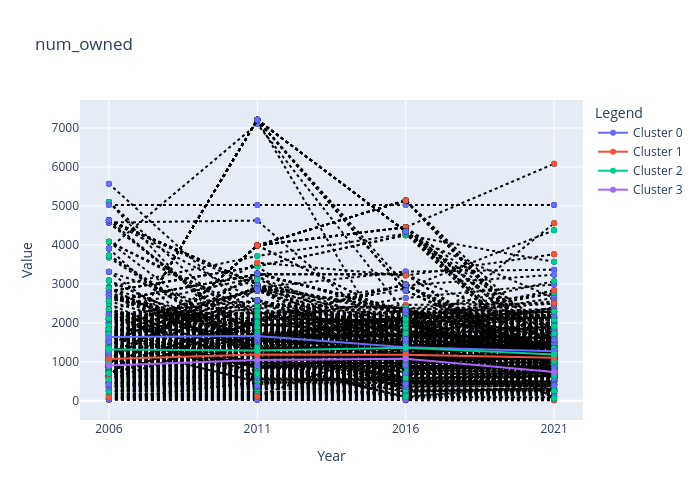
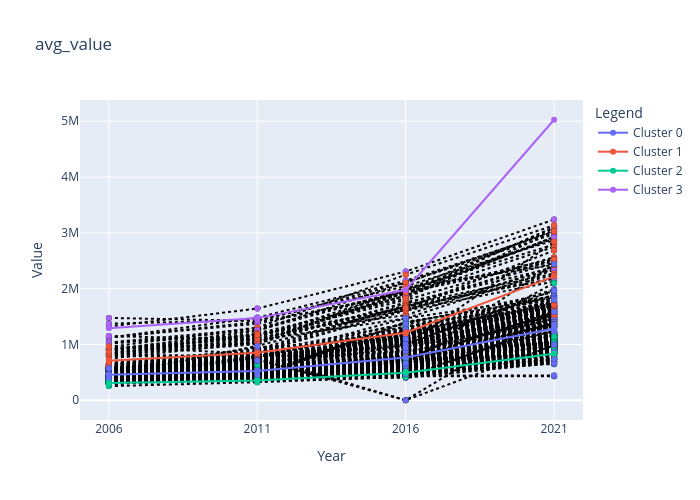
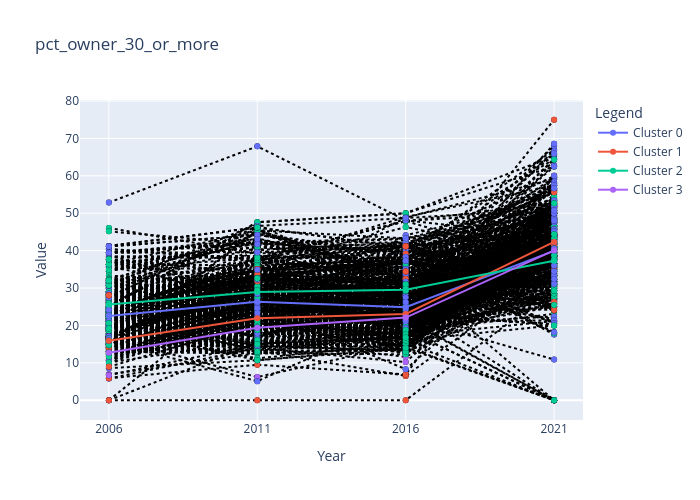

The cell these charts' notebook holds for them, in order:
### Code cell
figs = pc2.plot_clusters_scatter(
    tsc=tsc,
    network_table=network_table,
    label_dict=label_dict,
    arr=arr,
    dynamic_paths_only = True,
)

for fig in figs:
    fig.show()
